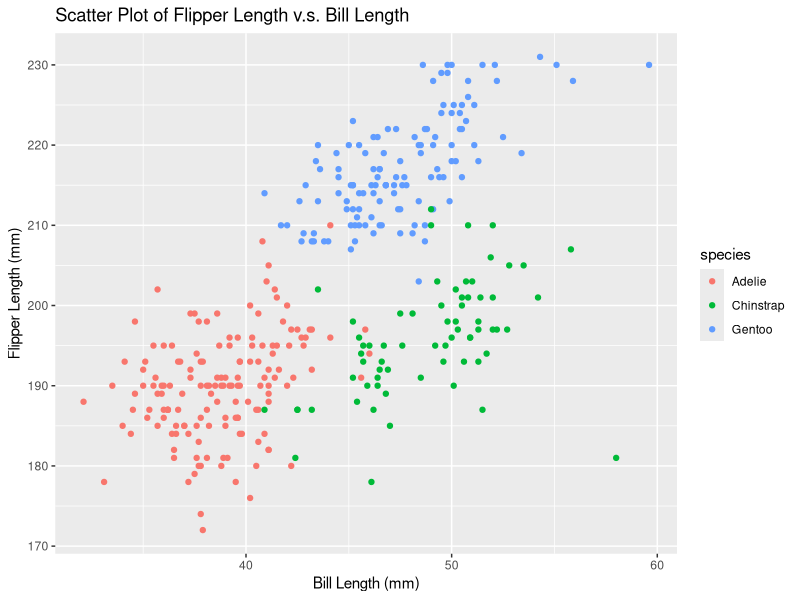
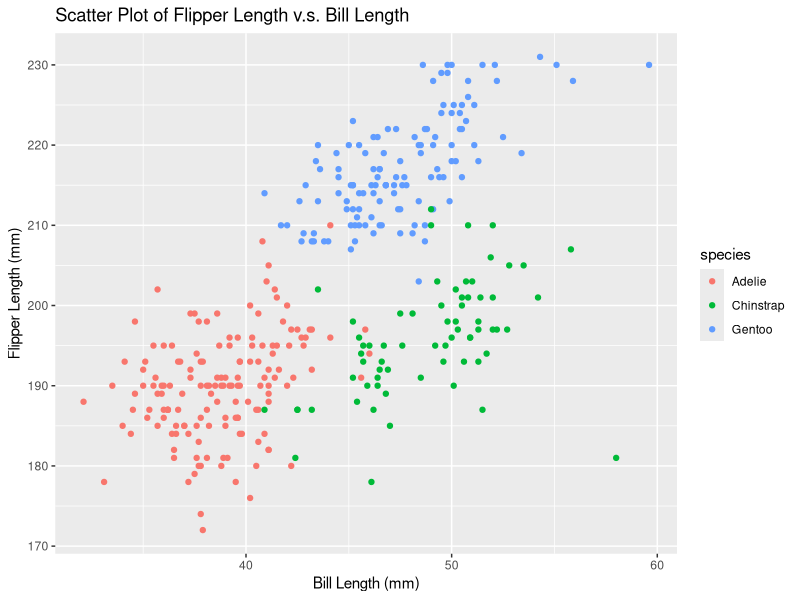

Generate these figures, in order, with R:
## ---- chunk 1
set.seed(1)
samp <- rnorm(10)
## ---- chunk 2
log_vec <- samp > 0
## ---- chunk 3
char_vec <- c("This", "is", "a", "data", "science", "class", "please", "bring", 
            "your", "computer")
## ---- chunk 4
factor_vec <- factor(
  c('c_1','c_1','c_2','c_3','c_3','c_2','c_3','c_1','c_3','c_2'),
  levels = c('c_1','c_2','c_3')
  )
## ---- chunk 5
df <- data.frame(samp, log_vec, char_vec, factor_vec)
df
## ---- chunk 6
library(tidyverse)
## ---- chunk 7
# Mean of random sample
mean(dplyr::pull(df, 1))
# Mean of logical vector
mean(dplyr::pull(df, 2))
# Mean of char vector
mean(dplyr::pull(df, 3))
# Mean of factor vector
mean(dplyr::pull(df, 4))
## ---- chunk 8
data("penguins", package = "palmerpenguins")
## ---- chunk 9
ggplot(penguins, 
       aes(x = bill_length_mm, y = flipper_length_mm, color = species)) +
  geom_point() + xlab("Bill Length (mm)") + ylab("Flipper Length (mm)") +
  ggtitle("Scatter Plot of Flipper Length v.s. Bill Length")
## ---- chunk 10
ggsave("hw1_p2_scatter_plot.jpg")
